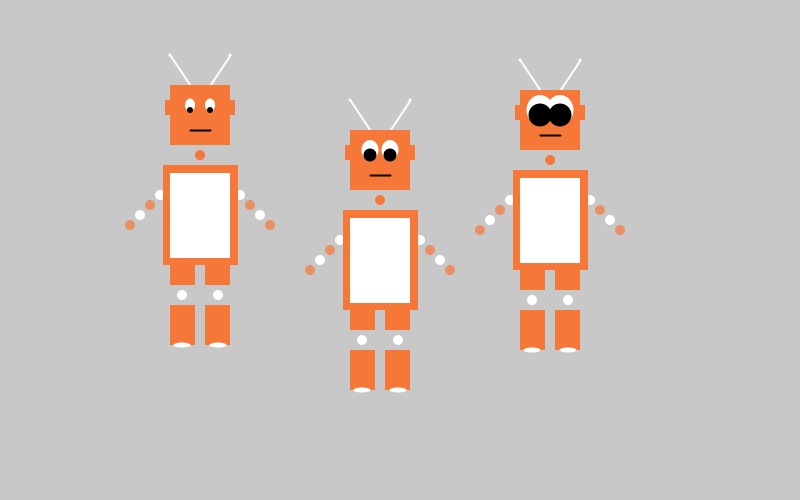
Frame 1 (no input)
Frame 60 (the mouse pressed at the canvas centre just before this capture): identical to frame 1, image omitted
Frame 120 (the mouse held since frame 60 and released just before this capture): identical to frame 1, image omitted

The Processing sketch that drew this single still picture (run headless with seeded random() and noise(); from frame 60 on, the mouse is pressed at the canvas centre):

// Processing sketch: processing_57324
// ── processing_57324.pde

void setup() {
size(800,500);
strokeWeight(2);
smooth();
}
 
void draw() {
  background(200);
  robot(50,25,200,3);
  robot(230,70,230,10);
  robot(400,30,300,20);
}
   
   
void robot (int x, int y, int neckh, int eye) {
  pushMatrix();
  translate(x,y);
 
// Antennae
stroke(255);
line(140,60,120,30);
line(160,60,180,30);
noStroke();
ellipse(120, 30, 3, 3);
ellipse(180, 30, 3, 3);

 
//Head
noStroke();
fill(#F57839);
rect(120, 60, 60, 60);
fill(255);
ellipse(140, 80, eye+7, eye+10);
fill(255);
ellipse(160, 80, eye+7, eye+10);
fill(#000000);
ellipse(140, 85, eye+3, eye+3);
ellipse(160, 85, eye+3, eye+3);
//Mouth
stroke(#000000);
line(140,105,160,105);
//Ears
noStroke();
fill(#F57839);
rect(115,75,10,15);
rect(175,75,10,15);
//Neck
ellipse(150,130,10,10);
//Arms
fill(255);
ellipse(110,170,10,10);
ellipse(190,170,10,10);
fill(#F57839,180);
ellipse(100,180,10,10);
ellipse(200,180,10,10);
fill(255);
ellipse(90,190,10,10);
ellipse(210,190,10,10);
fill(#F57839, 180);
ellipse(80,200,10,10);
ellipse(220,200,10,10);
//Body
noStroke();
fill(#F57839);
rect(113, 140, 75, 100);
fill(255);
rect(120,148,60,85);
//Thighs
fill(#f57839);
rect(120, 240, 25, 20);
rect(155, 240, 25, 20);
//Knees
fill(255);
ellipse(132,270,10,10);
ellipse(168,270,10,10);
//Calves
fill(#f57839);
rect(120, 280, 25, 40);
rect(155, 280, 25, 40);
//Feet
fill(255);
ellipse(132,320,17,5);
ellipse(168,320,17,5);
popMatrix();
}
